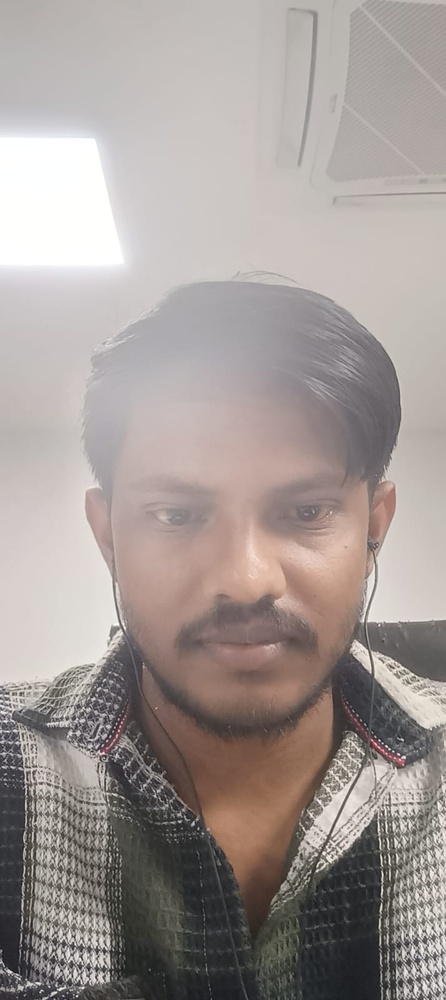
#> input picture deepfaceai/testpv/test/Ashok/askp.jpg, 446 x 1000 px, shrunk from 714 x 1600 before the run
$ python -i preprocessing.py   (imports and definitions only)
#> lines starting #> are read from the running program, lines starting #| are printed output that depends on the picture
#> further down, picture is the input picture: shape (1000, 446, 3); mean B, G, R 149.7, 153.3, 162.2
import cv2
import numpy as np

def adjust_brightness_contrast(img, clip_hist_percent=1):
    """
    Automatically adjust brightness and contrast of an image.
    clip_hist_percent (1 to 100): is the percent of the histogram to clip off the tails.
    The lower the value, the more aggressive the adjustment.
    """
#> called with clip_hist_percent = 1
    gray = cv2.cvtColor(img, cv2.COLOR_BGR2GRAY)
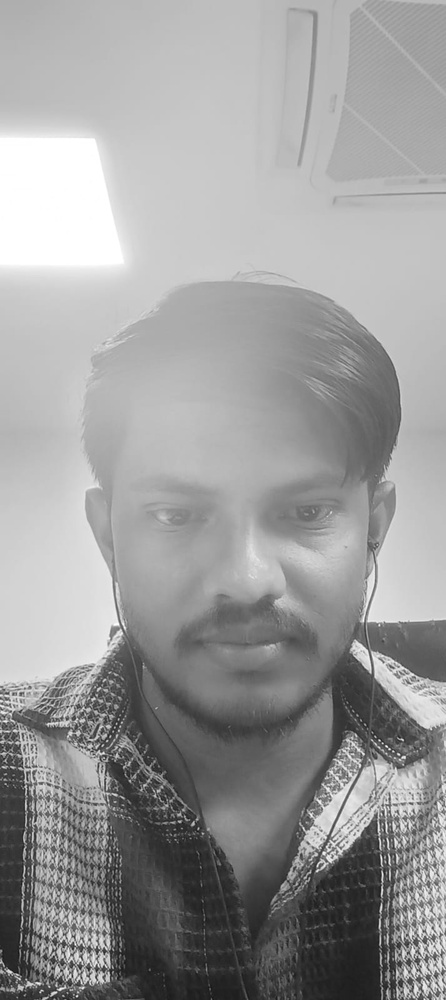
#> gray: shape (1000, 446); min 20, max 255, mean 155.5

    # Calculate histogram
    hist = cv2.calcHist([gray],[0],None,[256],[0,256])
#> hist = 256 values, max 13009 at index 255, min 0 at index 0, mean 1742.2
    hist_size = len(hist)
#> hist_size = 256

    # Calculate cumulative distribution from the histogram
    accumulator = [float(hist[0])]
#> accumulator = [0]
    for i in range(1, hist_size):
        accumulator.append(accumulator[i -1] + float(hist[i]))
#> after the loop, accumulator = 256 values from 0 to 446000

    # Locate points to clip
    maximum = accumulator[-1]
#> maximum = 446000
    clip_hist_percent *= (maximum/100.0)
#> clip_hist_percent = 4460
    clip_hist_percent /= 2.0
#> clip_hist_percent = 2230

    # Locate left cut
    minimum_gray = 0
    while accumulator[minimum_gray] < clip_hist_percent:
        minimum_gray += 1
#> this loop made 34 passes
#> after the loop, minimum_gray = 34

    # Locate right cut
    maximum_gray = hist_size -1
#> maximum_gray = 255
    while accumulator[maximum_gray] >= (maximum - clip_hist_percent):
        maximum_gray -= 1
#> this loop made 1 pass
#> maximum_gray on pass 1: 254
#> after the loop, maximum_gray = 254

    # Calculate alpha and beta values
    alpha = 255 / (maximum_gray - minimum_gray)
#> alpha = 1.16
    beta = -minimum_gray * alpha
#> beta = -39.41

    '''
    The function transform the source image using the following formula:
    result = saturate(src * alpha + beta)
    '''
    auto_result = cv2.convertScaleAbs(img, alpha=alpha, beta=beta)
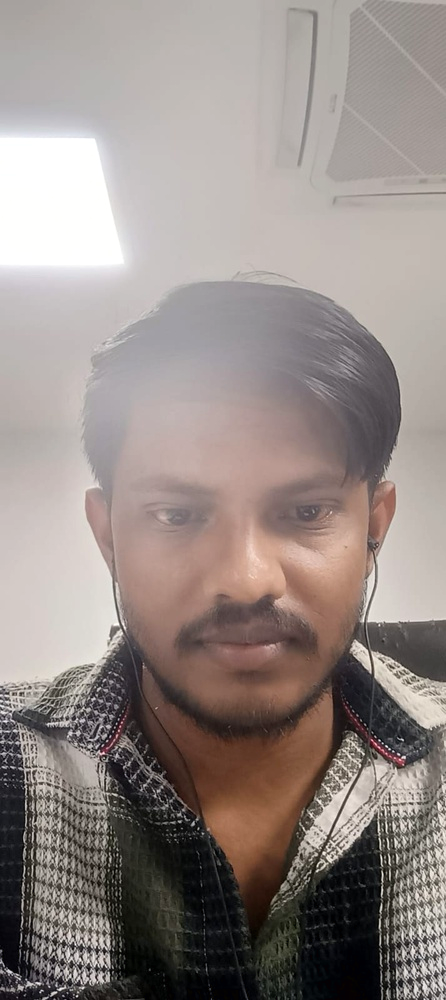
#> auto_result: shape (1000, 446, 3); mean B, G, R 134.1, 138.2, 148.6
    return auto_result

def simple_white_balance(img):
    result = cv2.cvtColor(img, cv2.COLOR_BGR2LAB)
#> result: shape (1000, 446, 3); mean of channels 0, 1, 2 146.1, 131.4, 131.7
    avg_a = np.average(result[:, :, 1])
#> avg_a = 131.4
    avg_b = np.average(result[:, :, 2])
#> avg_b = 131.7
    result[:, :, 1] = result[:, :, 1] - ((avg_a - 128) * (result[:, :, 0] / 255.0) * 1.1)
#> result: shape (1000, 446, 3); mean of channels 0, 1, 2 146.1, 128.8, 131.7
    result[:, :, 2] = result[:, :, 2] - ((avg_b - 128) * (result[:, :, 0] / 255.0) * 1.1)
#> result: shape (1000, 446, 3); mean of channels 0, 1, 2 146.1, 128.8, 128.8
    img = cv2.cvtColor(result, cv2.COLOR_LAB2BGR)
    return img

def preprocess_image(img, brightness_contrast=True, white_balance=True):
    if brightness_contrast:
        img = adjust_brightness_contrast(img)
    if white_balance:
        img = simple_white_balance(img)
    return img

>>> import cv2
>>> picture = cv2.imread('testpv/test/Ashok/askp.jpg')
>>> result = preprocess_image(picture)
